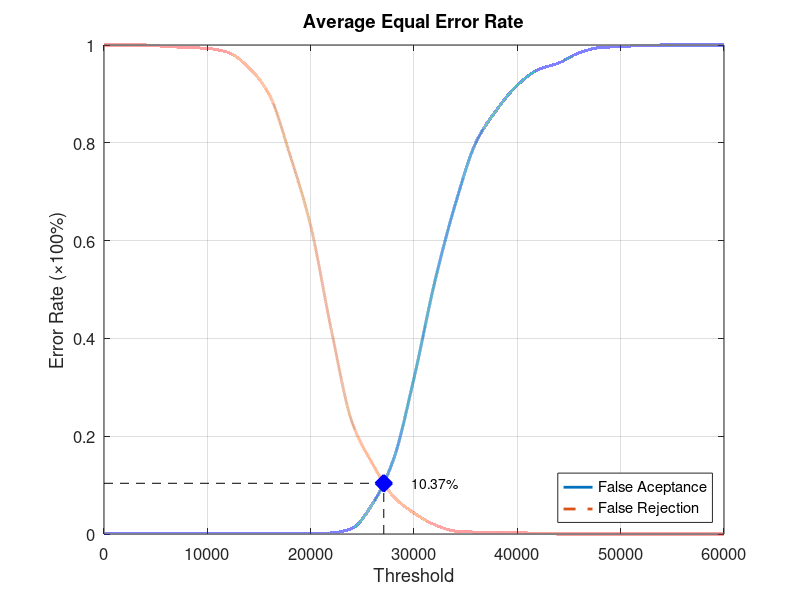
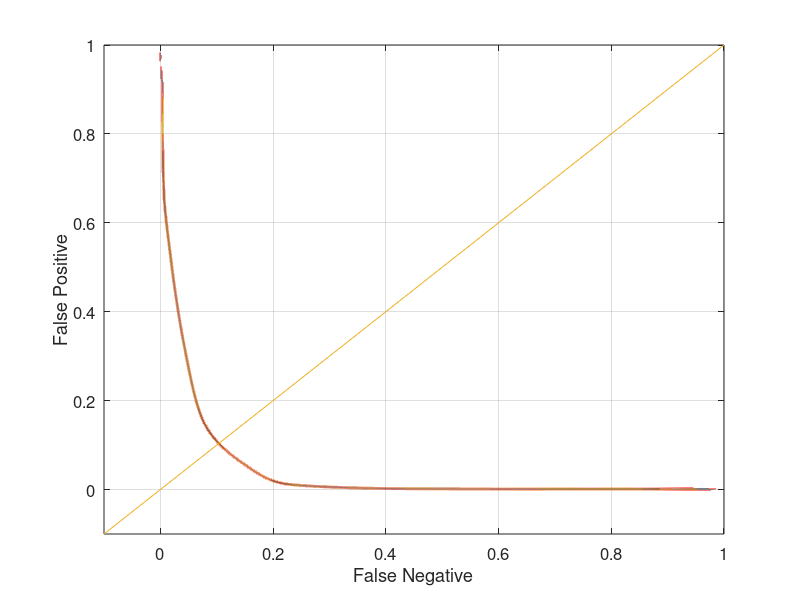

These charts were generated, in order, by the following MATLAB code:
function yEER = Database3Average
close all;
clear;
clc;
x = 0:2000:60000;
xq = 0:0.5:60000;

y0 = [0 0.00105263 0.00105263 0.00105263 0.00105263 0.00105263 0.00105263 0.00105263 0.00105263 0.00105263 0.00105263 0.00210526 0.0115789 0.0621053 0.151579 0.318947 0.514737 0.674737 0.801053 0.867368 0.917895 0.949474 0.963158 0.984211 0.994737 0.996842 0.998947 1 1 1 1];
yy0 = interp1(x, y0, xq, 'pchip');
y1 = [1 1 1 0.997 0.995 0.993 0.985 0.954 0.898 0.775 0.63 0.417 0.229 0.143 0.077 0.043 0.019 0.006 0.004 0.004 0.003 0.001 0 0 0 0 0 0 0 0 0];
yy1 = interp1(x, y1, xq, 'pchip');

% Calculating EER: 
y2 = abs(y0 - y1);
find(y2 == min(y2))
yy2 = abs(yy0 - yy1);
xEER = find(yy2 == min(yy2));
xEERIndex = xq(xEER) % X-axis EER
yEER = yy0(xEER) % Y-axis EER

main = figure
plot(xq, yy0,'-','LineWidth', 2);	hold on
plot(xq, yy1,'--','LineWidth', 2);	hold on
plot([xEERIndex xEERIndex], [0 yEER], 'k--');	hold on
plot([0 xEERIndex], [yEER yEER], 'k--');	hold on
plot(xEERIndex, yEER, 'bx', 'LineWidth', 10);	hold on
text(xEERIndex + 10 * xEERIndex / 100, yEER, [num2str(round((10000 * yEER)) / 100) '%'])
legend('False Aceptance', 'False Rejection', 'Location', 'SouthEast')
xlabel('Threshold')
ylabel('Error Rate (\times100%)')
title('Average Equal Error Rate')
set(gca, 'FontSize', 12)
axis([0 60000 0 1])
grid on

print(main, 'Database3AverageMain', '-dpng');
FNRxFPR = figure('Color', [1 1 1]);
plot(yy1, yy0, '-', yy1, yy0, 'LineWidth', 2);
hold on
y = -0.1:0.1:1
plot(y, y); 
set(gca, 'FontSize', 12)
xlabel('False Negative')
ylabel('False Positive')
axis([-0.1 1 -0.1 1])
set(gca, 'FontSize', 12)
grid on

print(FNRxFPR, 'Database3AverageFNRxFPR','-dpng');
end
